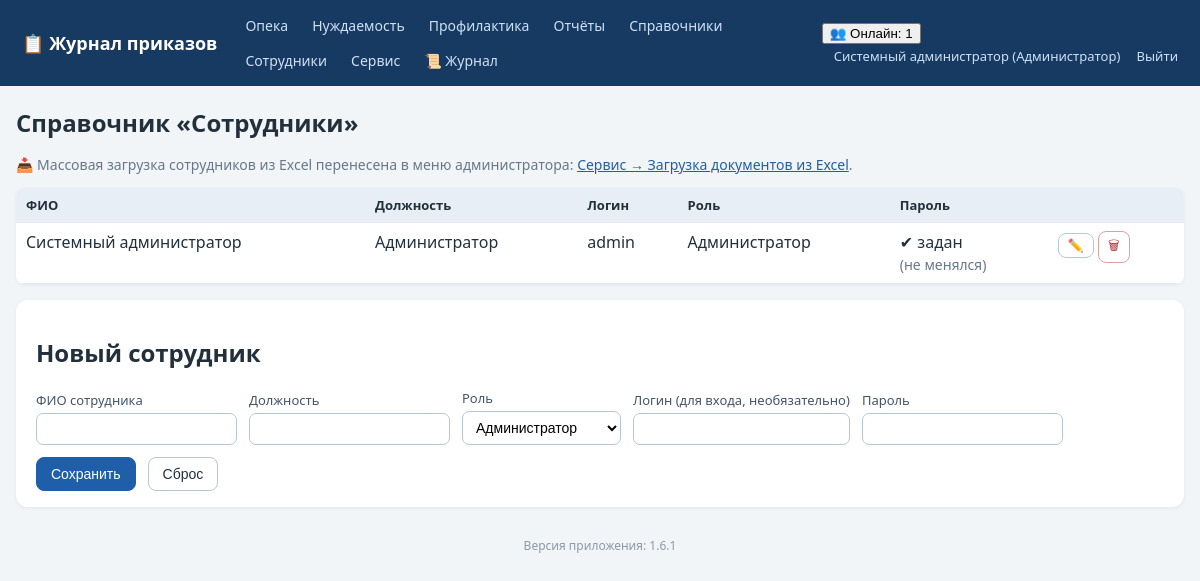
/employees (signed in), run on the app's committed database.
### tables this page shows
CREATE TABLE employees (
    id INTEGER PRIMARY KEY AUTOINCREMENT,
    full_name TEXT NOT NULL,
    position TEXT NOT NULL DEFAULT '',
    login TEXT UNIQUE,
    password_hash TEXT,
    pwd_changed_at TEXT,           -- дата последней самостоятельной смены пароля
    role_id INTEGER REFERENCES roles(id)
);

CREATE TABLE roles (
    id INTEGER PRIMARY KEY AUTOINCREMENT,
    name TEXT UNIQUE NOT NULL
);

### app.py (the view)
@app.route('/employees')
def employees():
    require_login()
    conn = get_db()
    rows = conn.execute('SELECT e.*, r.name role_name FROM employees e '
                        'LEFT JOIN roles r ON r.id=e.role_id ORDER BY e.full_name').fetchall()
    conn.close()
    return render_template('employees.html', rows=rows)

### app.py (called while the page is built, shortened)
def has_request_context_safe():
    try:
        from flask import has_request_context
        return has_request_context()
    except Exception:
        return False

def _session_signature(uid):
    raw = request.cookies.get(app.config['SESSION_COOKIE_NAME'], '')
    if not raw:
        return ''

def _db_touch_throttled(key, min_interval=10.0):
    now = time.time()
    last = _DB_TOUCH_TS.get(key, 0)
    if now - last >= min_interval:
        _DB_TOUCH_TS[key] = now
        return True
    return False

def db_cleanup_active_sessions(cutoff):
    try:
        conn = get_db()
        conn.execute('DELETE FROM active_sessions WHERE last_seen < ?', (cutoff,))
        conn.commit()
        conn.close()
    except Exception:
        pass

def touch_active_session(uid):
    sid = _session_signature(uid)
    ip = request.remote_addr if has_request_context_safe() else ''
    now = time.time()
    with ACTIVE_SESSIONS_LOCK:
        ACTIVE_SESSIONS[(uid, sid)] = {'last_seen': now, 'ip': ip}
    if _db_touch_throttled((uid, sid)):
        db_touch_active_session(uid, sid, ip)

def cleanup_active_sessions():
    cutoff = time.time() - ACTIVE_TIMEOUT
    with ACTIVE_SESSIONS_LOCK:
        expired = [k for k, v in ACTIVE_SESSIONS.items()
                   if v['last_seen'] < cutoff]
        for k in expired:
            del ACTIVE_SESSIONS[k]
    db_cleanup_active_sessions(cutoff)

@app.before_request
def _mark_tls_noise_context():
    try:
        from flask import g as _fg
        _tls_noise_ctx.g = _fg
    except Exception:
        pass

def get_db():
    conn = sqlite3.connect(DB_PATH)
    conn.row_factory = sqlite3.Row
    conn.execute('PRAGMA foreign_keys = ON')
    return conn

def current_user():
    uid = session.get('user_id')
    if not uid:
        return None
    conn = get_db()
    u = conn.execute('SELECT e.*, r.name AS role_name FROM employees e '
                     'LEFT JOIN roles r ON r.id=e.role_id WHERE e.id=?', (uid,)).fetchone()
    conn.close()
    return u

def require_login():
    if not current_user():
        abort(redirect(url_for('login')))

def can_access_journal(user, journal):
    if not user:
        return False
    if user['role_name'] in FULL_DATA_ROLES:  # админ и начальник — полный доступ
        return True
    return user['role_name'] in ROLE_ACCESS[journal]

### templates/employees.html (shortened to what this page needs)
{% extends 'base.html' %}
{% block content %}
<h1>Справочник «Сотрудники»</h1>
{% if cu and cu.role_name in ['Администратор','Начальник отдела'] %}
<p class="muted no-print">📥 Массовая загрузка сотрудников из Excel перенесена в меню администратора:
   <a href="{{ url_for('service') }}">Сервис → Загрузка документов из Excel</a>.</p>
{% endif %}
<table class="grid">
  <tr><th>ФИО</th><th>Должность</th><th>Логин</th><th>Роль</th><th>Пароль</th><th></th></tr>
  {% for r in rows %}
  <tr>
    <td>{{ r.full_name }}</td><td>{{ r.position }}</td>
    <td>{{ r.login or '—' }}</td><td>{{ r.role_name or '—' }}</td>
    <td>{{ '✔ задан' if r.password_hash else '—' }}{% if r.password_hash and not r.pwd_changed_at %}<br><span class="muted">(не менялся)</span>{% endif %}</td>
    <td class="actions">
      <button class="btn sm" data-id="{{ r.id }}" data-fio="{{ r.full_name }}" data-pos="{{ r.position or '' }}"
              data-login="{{ r.login or '' }}" data-role="{{ r.role_name or 'Куратор' }}"
              data-haspw="{{ 1 if r.password_hash else 0 }}" onclick="editEmp(this)">✏️</button>
      <form method="post" action="{{ url_for('employee_delete', eid=r.id) }}" style="display:inline"
            onsubmit="return confirm('Удалить сотрудника?')"><button class="btn sm danger">🗑</button></form>
    </td>
  </tr>
  {% endfor %}
</table>
<div class="panel">
  <h2 id="empFormTitle">Новый сотрудник</h2>
  <form method="post" action="{{ url_for('employee_save') }}" id="empForm">
    <label>ФИО сотрудника <input name="full_name" id="emp_fio" required></label>
    <label>Должность <input name="position" id="emp_pos"></label>
    <label>Роль
      <select name="role" id="emp_role">
        {% for role in all_roles %}<option>{{ role }}</option>{% endfor %}
      </select>
    </label>
    <label>Логин (для входа, необязательно) <input name="login" id="emp_login" autocomplete="off"></label>
    <label id="pwLabel">Пароль <input type="password" name="password" id="emp_pw" autocomplete="new-password"></label>
    <button class="btn primary" type="submit">Сохранить</button>
    <button class="btn" type="button" onclick="resetEmp()">Сброс</button>
  </form>
</div>
{% endblock %}

### templates/base.html (shortened to what this page needs)
<!DOCTYPE html>
<html lang="ru">
<head>
<link rel="stylesheet" href="{{ url_for('static', filename='style.css') }}">
</head>
<body>
<header class="topbar no-print">
  <div class="brand"><a href="{{ url_for('index') }}">📋 Журнал приказов</a></div>
  <nav>
    {% for j, t in accessible_journals %}
      <a href="{{ url_for('journal_list', journal=j) }}">{{ t }}</a>
    {% endfor %}
    {% if cu and cu.role_name in ['Администратор','Начальник отдела','Куратор'] %}
      <a href="{{ url_for('reports') }}">Отчёты</a>
    {% endif %}
    <a href="{{ url_for('references', tab='order_types') }}">Справочники</a>
    {% if cu and cu.role_name == 'Администратор' %}
      <a href="{{ url_for('employees') }}">Сотрудники</a>
      <a href="{{ url_for('service') }}">Сервис</a>
      <a href="{{ url_for('logs_view') }}" title="Журнал логирования">📜 Журнал</a>
    {% endif %}
  </nav>
  <div class="userbox">
    {% if cu %}
      {% if active_users is not none %}
        <div class="online" id="onlineBox" title="Сотрудники, работавшие в системе за последние {{ (active_timeout // 60) or 1 }} мин. Обновляется автоматически.">
          <button type="button" class="online-toggle" onclick="toggleOnline()">👥 Онлайн: {{ active_users|length }}</button>
        </div>
      {% endif %}
      <a href="{{ url_for('profile') }}" title="Сменить пароль">{{ cu.full_name }} ({{ cu.role_name }})</a>
      <a href="{{ url_for('logout') }}">Выйти</a>
    {% endif %}
  </div>
</header>
<main class="container">
  {% block content %}{% endblock %}
</main>
<footer class="foot no-print">Версия приложения: {{ app_version }}</footer>
</body>
</html>

### static/style.css (style rules this page uses)
:root { --bs:#1f5fa9;--bg:#f2f5f8;--tx:#22303c; }
* { box-sizing:border-box }
body { margin:0;font-family:"Segoe UI",Arial,sans-serif;background:var(--bg);color:var(--tx); }
a { color:var(--bs); }
.topbar { display:flex;align-items:center;gap:18px;flex-wrap:wrap;background:#173a63;color:#fff;padding:10px 22px; }
.topbar .brand a { color:#fff;font-weight:700;font-size:18px;text-decoration:none; }
.topbar nav { display:flex;gap:4px;flex-wrap:wrap;flex:1; }
.topbar nav a { color:#cfe0f5;text-decoration:none;padding:6px 10px;border-radius:6px;font-size:14px; }
.userbox a { color:#cfe0f5;text-decoration:none;font-size:13px;margin-left:12px; }
.container { max-width:1200px;margin:20px auto;padding:0 16px; }
h1 { font-size:24px; }
.panel { background:#fff;border-radius:12px;padding:16px 20px;margin:16px 0;box-shadow:0 1px 4px rgba(0,0,0,.06); }
.panel form { display:flex;flex-wrap:wrap;gap:12px;align-items:end; }
label { display:flex;flex-direction:column;font-size:13px;gap:4px;color:#44556a; }
input,select { padding:7px 9px;border:1px solid #b9c6d3;border-radius:7px;font-size:14px;background:#fff; }
.btn { display:inline-block;padding:8px 14px;border-radius:8px;border:1px solid #b9c6d3;background:#fff;color:var(--tx);cursor:pointer;font-size:14px;text-decoration:none; }
.btn.primary { background:var(--bs);border-color:var(--bs);color:#fff; }
.btn.danger { background:#fff;border-color:#dba0a0;color:#a33; }
.btn.sm { padding:4px 9px;font-size:13px; }
table.grid { width:100%;border-collapse:collapse;background:#fff;margin:14px 0;box-shadow:0 1px 4px rgba(0,0,0,.06);border-radius:8px;overflow:hidden; }
.grid th { background:#e8eef5;font-size:13px;text-align:left; }
.grid th,.grid td { padding:8px 10px;border-bottom:1px solid #e2e8ef;vertical-align:top; }
.actions { white-space:nowrap; }
.muted { color:#67788a;font-size:14px; }
.foot { text-align:center;color:#8a99a8;font-size:12px;margin:30px 0; }

### data on the page
employees: full_name "Системный администратор", position "Администратор", login "admin", name "Администратор", password_hash "✔ задан", shows "(не менялся)"
roles: role_name "Администратор"

### other printed values
{{ t }} "Опека" "Нуждаемость" "Профилактика"
{{ active_users|length }} "1"
{{ app_version }} "1.6.1"
form field role "Администратор"
